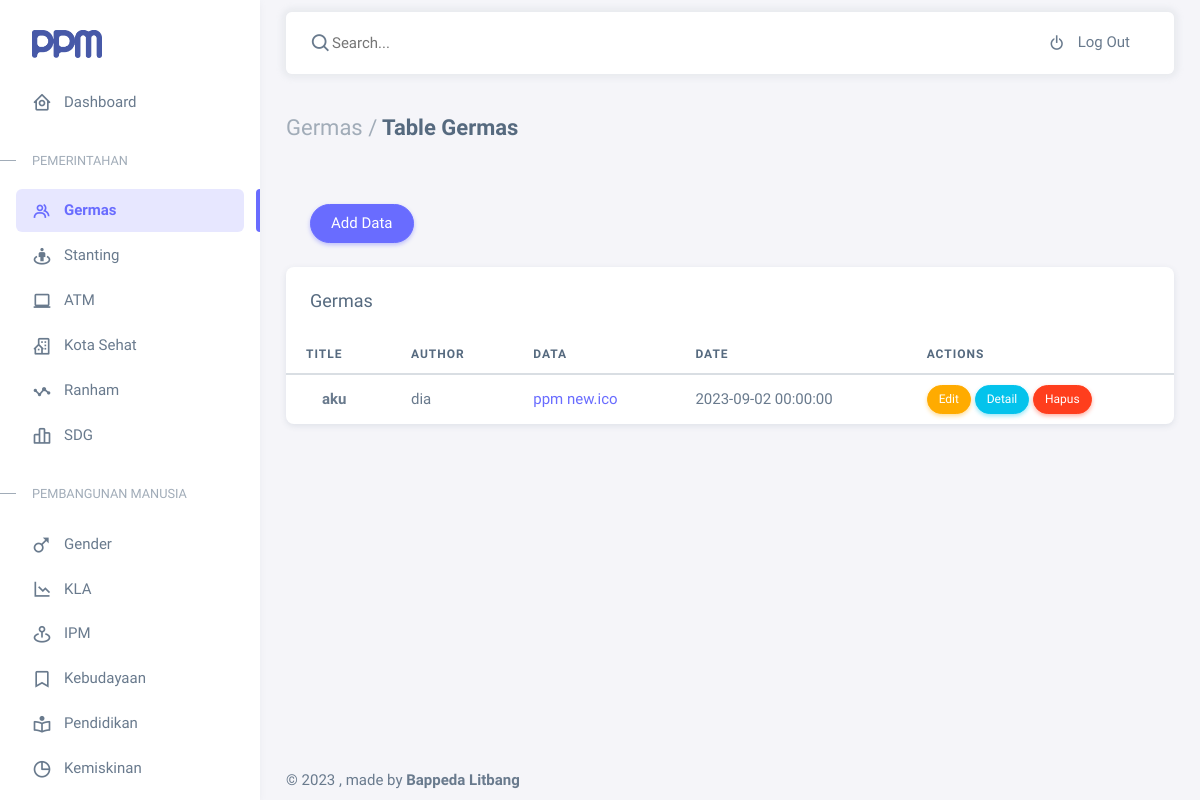
Before: /germas_admin/index.php with the older database file.
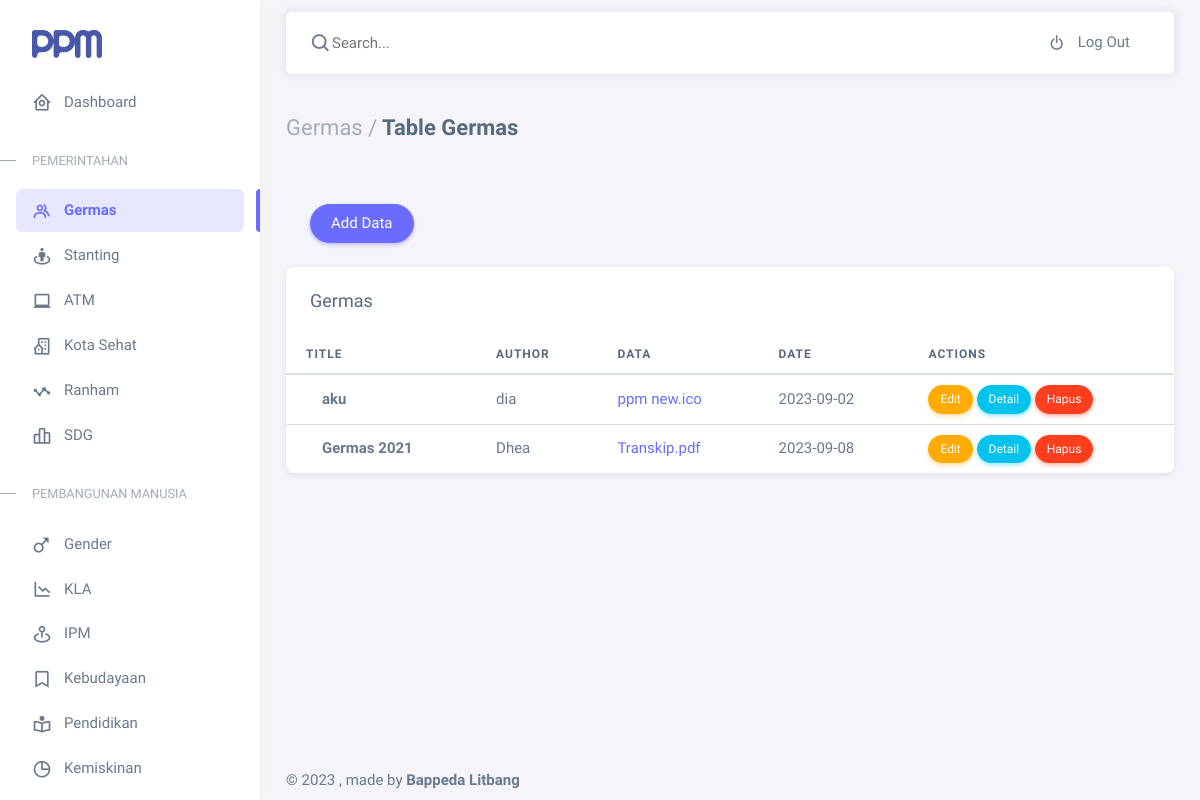
After: the same page with the newer database file.
### tables this page shows
CREATE TABLE `p_germas` (
  `id` int(11) NOT NULL,
  `judul` varchar(20) NOT NULL,
  `author` varchar(20) NOT NULL,
  `text` varchar(255) NOT NULL,
  `data` varchar(255) DEFAULT NULL,
  `tanggal` date NOT NULL
);

### germas_admin/index.php (the view, shortened to what the changed rows need)
<?php
require_once('../layouts/admin/header.php')
    ?>
<body>
    <link rel="stylesheet" href="https://cdnjs.cloudflare.com/ajax/libs/font-awesome/5.15.3/css/all.min.css">
    <div class="layout-wrapper layout-content-navbar">
        <div class="layout-container">
            <div class="layout-page">
                <div class="content-wrapper">
                    <div class="container-xxl flex-grow-1 container-p-y">
                        <div class="card">
                            <div class="table-responsive text-nowrap">
                                <table class="table">
                                    <thead>
                                        <tr>
                                            <th>Title</th>
                                            <th>Author</th>
                                            <th>Data</th>
                                            <th>Date</th>
                                            <th>Actions</th>
                                        </tr>
                                    </thead>
                                    <tbody class="table-border-bottom-0">
                                        <?php
                                        include('../connection.php');
                                        if (isset($_GET['query'])) {
                                            $search_query = mysqli_real_escape_string($conn, $_GET['query']);
                                            $get_data = mysqli_query($conn, "SELECT * FROM p_germas WHERE judul LIKE '%$search_query%' OR data LIKE '%$search_query%'");
                                        } else {
                                            $get_data = mysqli_query($conn, "SELECT * FROM p_germas");
                                        }
                                        while ($data = mysqli_fetch_array($get_data)) {
                                            ?>
                                            <tr>
                                                <td><i class="text-danger me-3"></i> <strong>
                                                        <?= $data['judul']; ?>
                                                    </strong></td>
                                                <td>
                                                    <?= $data['author']; ?>
                                                </td>
                                                <td>
                                                    <a href="download.php?filename=<?= urlencode($data['data']); ?>">
                                                        <?= $data['data']; ?>
                                                    </a>
                                                </td>
                                                <td>
                                                    <?= $data['tanggal']; ?>
                                                </td>
                                                <td>
                                                    <a href="edit.php?id=<?= $data['id']; ?>"
                                                        class="btn btn-sm rounded-pill btn-warning mr-1">Edit</a>
                                                    <a href="detail.php?id=<?= $data['id']; ?>"
                                                        class="btn btn-sm rounded-pill btn-info mr-1">Detail</a>
                                                    <a href="delete.php?id=<?= $data['id']; ?>"
                                                        class="btn btn-sm rounded-pill btn-danger mr-1"
                                                        onclick="return confirm('Yakin ingin menghapus?');">Hapus</a>
                                                </td>
                                            </tr>
                                        <?php } ?>
                                    </tbody>
                                </table>
                            </div>
                        </div>
                    </div>
                    <?php
                    require_once('../layouts/admin/footer.php')
                        ?>

Changed rows visible on the page:
changed p_germas "aku": tanggal "2023-09-02 00:00:00" → "2023-09-02"
added p_germas: judul "Germas 2021", author "Dhea", data "Transkip.pdf", tanggal "2023-09-08"
